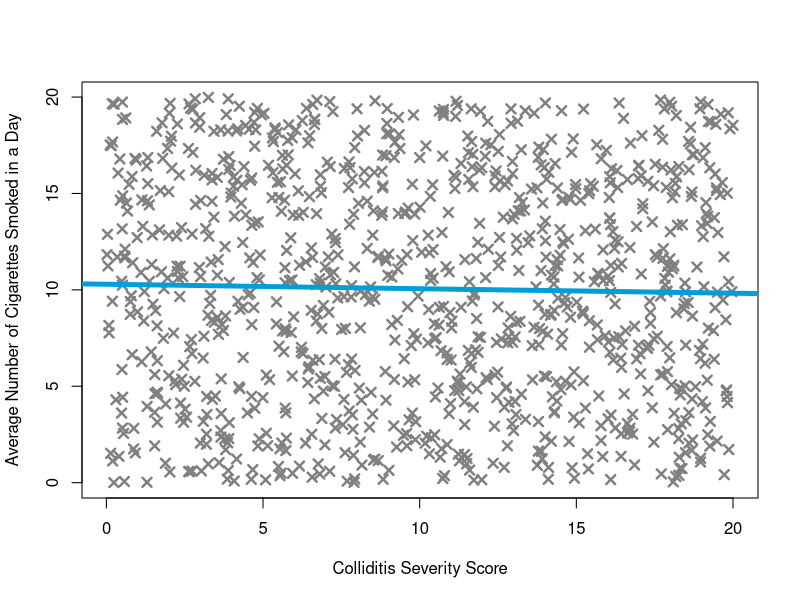
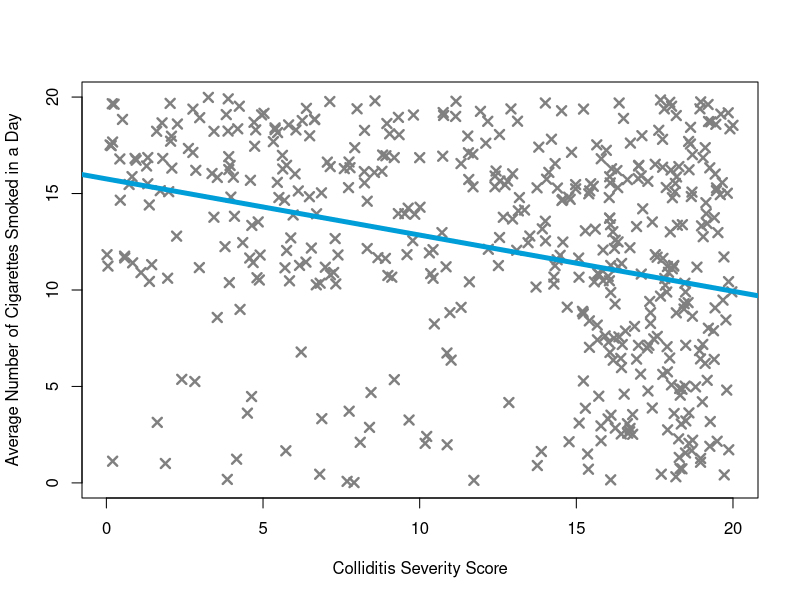

These figures' R source, in order:
# Statistical Paradoxes in Medicine III: Berkson's Paradox
set.seed(14142) # setting a seed means we can always reproduce the same results from our simulations – we can delete this if we want to get a different random result every time 

# 1. Plotting a Random Sample of One Thousand People with Colliditis
n <- 1000 
infected_sample <- matrix(0, nrow=n, ncol=2) # we initialise an empty matrix to store the data for each person
for (i in 1:n) {
  severity <- runif(1, min=0, max=20) # we assign each person in the sample a random severity score between 0 and 20
  cigarettes <- runif(1,0,20) # we assign each person in the sample a random average number of cigarettes smoked per day between 0 and 20
  infected_sample[i,1] <- severity
  infected_sample[i,2] <- cigarettes
}
plot(infected_sample[,1], infected_sample[,2], pch=4, cex=1.2, lwd=2.4, col="#808080",
     xlab="Colliditis Severity Score", ylab="Average Number of Cigarettes Smoked in a Day")
abline(lm(infected_sample[,1] ~ infected_sample[,2]), lwd=4.8, col="#009ed8",) # we plot the line of best fit

# 2. Plotting Only the Hospitalised People In Our Sample
# First we initialise a new matrix to store the data for each person in our sample who is hospitalised –
# those people who are not hospitalised will have NA NA in place of data for their rows of the matrix,
# and those who are in hospital will have a matching row to our infected_sample matrix:
hospital_infected_sample <- matrix(rep(NA, 2*n), nrow=n, ncol=2) 
for (i in 1:n) {
  dice_roll <- runif(1, min=0, max=1) # we generate random number between 0 and 1
  person_i <- infected_sample[i,]
  if(person_i[1] >= 15 && dice_roll <= 0.9) { # these people have a 90% chance of being in hospital
    hospital_infected_sample[i,] <- person_i
  } else if(person_i[2] >= 10 && dice_roll <= 0.6) { # these people have a 60% chance of being in hospital
    hospital_infected_sample[i,] <- person_i
  }
  else if(dice_roll <= 0.1) { # others have a 10% chance of being in hospital
    hospital_infected_sample[i,] <- person_i
  }
}
# Now we remove the people not in hospital from our sample:
hospital_infected_sample <- na.omit(hospital_infected_sample)
# And plot the result:
plot(hospital_infected_sample[,1], hospital_infected_sample[,2], pch=4, cex=1.2, lwd=2.4, col="#808080",
     xlab="Colliditis Severity Score", ylab="Average Number of Cigarettes Smoked in a Day")
abline(lm(hospital_infected_sample[,1] ~ hospital_infected_sample[,2]), lwd=4.8, col="#009ed8") # we plot the line of best fit